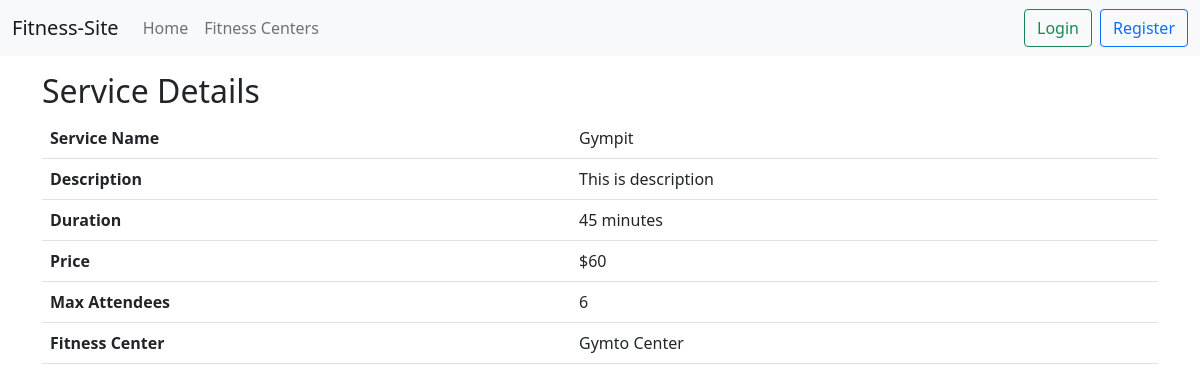
The page /fitness_center/1/services/2 on the database its author committed.
### models.py (models this page shows, shortened)
class Service(Base):
    __tablename__ = 'service'
    id = Column(Integer, primary_key=True, autoincrement=True)
    name = Column(String(50), unique=True, nullable=False)
    duration = Column(Integer, nullable=False)
    description = Column(String(500))
    price = Column(Integer, default=0, nullable=False)
    fitness_center_id = Column(Integer, ForeignKey(FitnessCenter.id), nullable=False)
    max_attendees = Column(Integer, default=1, nullable=False)
    fitness_center = relationship("FitnessCenter", back_populates="service")
    resources = relationship("Resources", back_populates="service")
    trainer_services = relationship("TrainerServices", back_populates="service")
    reservation = relationship("Reservation", back_populates="service")

class FitnessCenter(Base):
    __tablename__ = 'fitness_center'
    id = Column(Integer, primary_key=True, autoincrement=True)
    name = Column(String(50), unique=True, nullable=False)
    address = Column(String(300), nullable=False)
    contacts = Column(String(300), nullable=False)
    trainer = relationship("Trainer", back_populates="fitness_center")
    service = relationship("Service", back_populates="fitness_center")

### main.py (the view)
@app.route('/fitness_center/<int:fitness_center_id>/services/<int:service_id>', methods=['GET'])
def service_info(fitness_center_id, service_id):
    service = (db_session.query(
        Service.id.label('service_id'),
        Service.name,
        Service.duration,
        Service.price,
        Service.description,
        Service.max_attendees,
        FitnessCenter.name.label('fitness_center_name')
    ).join(FitnessCenter)
     .filter(Service.id == service_id, Service.fitness_center_id == fitness_center_id).first())
    if not service:
        return render_template('error.html', error_message="Service not found",
                               user_login=session.get('user_login')), 404
    trainers = (db_session.query(
        Trainer.id,
        Trainer.name,
        TrainerServices.capacity
    ).join(TrainerServices, TrainerServices.trainer_id == Trainer.id)
     .filter(TrainerServices.service_id == service_id).all())
    if not trainers:
        return render_template('error.html', error_message="Trainers not found for current fitness center and service.",
                               user_login=session.get('user_login')), 404
    return render_template('service.html', service=service, trainers=trainers, user_login=session.get('user_login'))

### database.py (called while the page is built)
def shutdown_session(exception=None):
    db_session.remove()

### main.py (called while the page is built)
@app.teardown_appcontext
def cleanup(exception=None):
    shutdown_session()

### templates/service.html (shortened to what this page needs)
{% extends 'base.html' %}
{% block content %}
<h2>Service Details</h2>
<table class="table">
    <tr><th>Service Name</th><td>{{ service.name }}</td></tr>
    <tr><th>Description</th><td>{{ service.description }}</td></tr>
    <tr><th>Duration</th><td>{{ service.duration }} minutes</td></tr>
    <tr><th>Price</th><td>${{ service.price }}</td></tr>
    <tr><th>Max Attendees</th><td>{{ service.max_attendees }}</td></tr>
    <tr><th>Fitness Center</th><td>{{ service.fitness_center_name }}</td></tr>
</table>
{% endblock %}

### rows shown on the page
Service: name "Gympit", description "This is description"
FitnessCenter: fitness_center_name "Gymto Center"

### other values the page prints
{{ service.duration }} "45"
{{ service.price }} "60"
{{ service.max_attendees }} "6"
